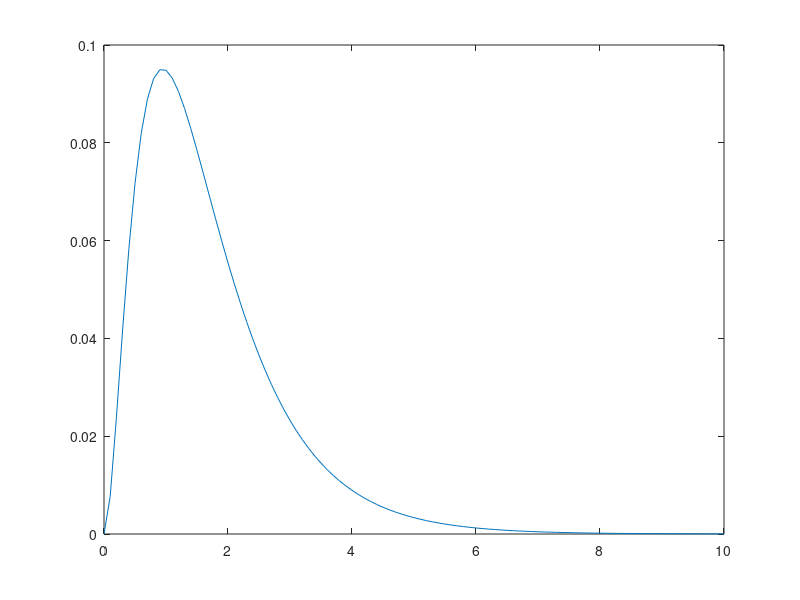

MATLAB code to generate this figure:
t=0:0.1:10;
num=2;
den=[1 8 17 10];
P=tf(num,den)
roots(den)
polyval((num./den),0)
[r,p,k]=residue(num,den)
s=0;
for i=1:3
    s=s+r(i)*exp(p(i)*t);
end
plot(t,s)
